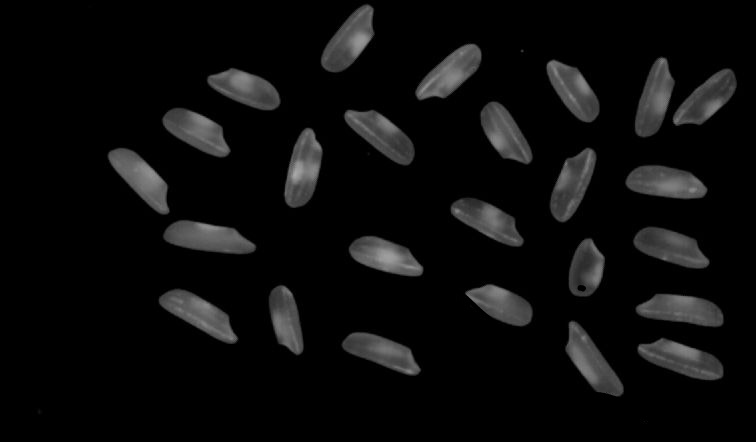
//> input picture 6.1.2连通域分析/source/mili.jpg, 756 x 442 px
$ ./main   (built with g++ and OpenCV 4)
//> lines starting //> are read from the running program, lines starting //| are printed output that depends on the picture; after the words box and inside, x2 and y2 are one past the last pixel; in counts of white or black regions, pixels touching at a corner belong together
#include<opencv4/opencv2/core/core.hpp>
#include<opencv4/opencv2/highgui.hpp>
#include<opencv4/opencv2/opencv.hpp>
using namespace std;
using namespace cv;/*
int main(){
    Mat img = imread("/home/yin/opencv/opencv0000/6.1.2连通域分析/mili.jpg");
    if (img.empty()) {
        return -1;
    }
    //转为二值图像
    Mat rice,riceBW;
    cvtColor(img,rice,COLOR_BGR2GRAY);
    threshold(rice,riceBW,50,255,THRESH_BINARY);
    //生成随机颜色，用于区分不同连通域
    RNG rng(10086);
    Mat out;//存放输出结果的矩阵
    int number = connectedComponents(riceBW,out,8,CV_16U);//统计图像中连通域的个数
    vector <Vec3b> colors;
    for(int i=0;i<number;i++){
        //使用均匀分布的随机数确定颜色
        Vec3b vec3 = Vec3b(rng.uniform(0,256),rng.uniform(0,256),rng.uniform(0,256));
        colors.push_back(vec3);
    }
    //以不同颜色标记不同连通域
    Mat result = Mat::zeros(rice.size(),img.type());
    int w = result.cols;
    int h = result.rows;
    for(int row = 0 ; row < h ; row++ ) {
        for (int col = 0; col < w; col++) {
            int label = out.at<uint16_t>(row,col);
            if (label==0){//背景的黑色不改变
                continue;
            }
            result.at<Vec3b>(row,col) = colors[label];
        }
    }

    //显示结果
    imshow("img",img);
    imshow("result",result);

    waitKey(0);
    return 0;
}
*/

int main(){
    Mat img = imread("/home/yin/opencv/opencv0000/6.1.2连通域分析/mili.jpg");
//> img is the input picture: 442 rows x 756 cols, CV_8UC3; min 0, max 168, mean 12.4
    if (img.empty()) {
        return -1;
    }
    imshow("imgqian",img);
    //转为二值图像
    Mat rice,riceBW;
    cvtColor(img,rice,COLOR_BGR2GRAY);
    threshold(rice,riceBW,50,255,THRESH_BINARY);
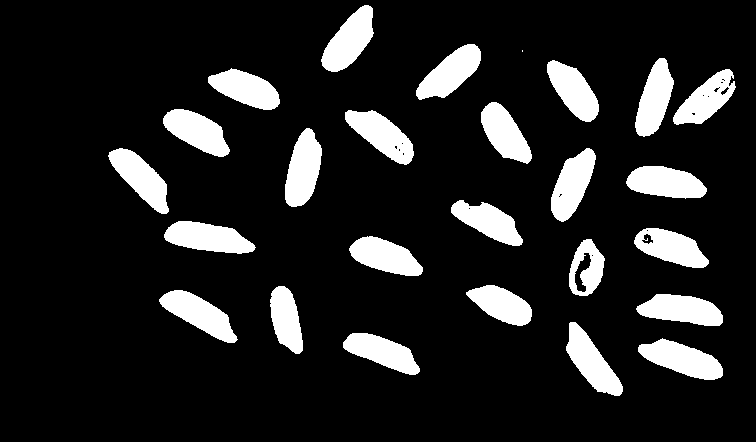
//> riceBW: 442 rows x 756 cols, CV_8UC1; 13.8% white; 26 white regions (1 under 20 px), largest, box (x1, y1, x2, y2) and area: (638, 338, 723, 380) 2020, (164, 221, 256, 254) 2017, (285, 128, 322, 207) 1998
    //生成随机颜色，用于区分不同连通域
    RNG rng(10086);
    Mat out;//存放输出结果的矩阵
    Mat stats,centroids;
    //统计图像中连通域的数目
    int number = connectedComponentsWithStats(riceBW,out,stats,centroids,8,CV_16U);
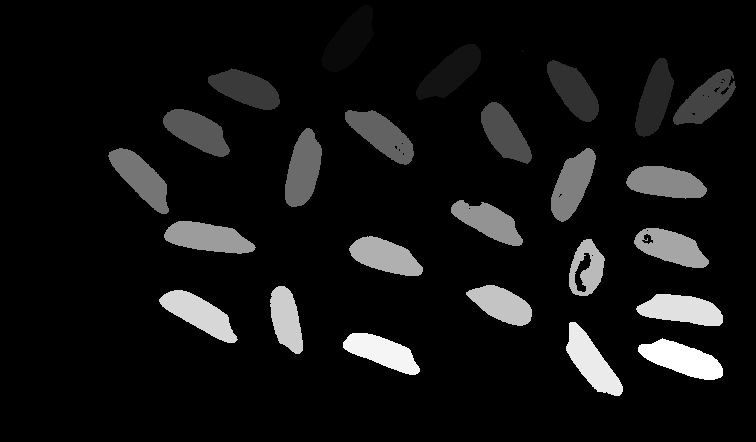
//> out: 442 rows x 756 cols, CV_16UC1; min 0, max 26, mean 1.9; drawn with min black and max white
//> stats = 27 rows, first 6: [0, 0, 756, 442, 288187], [321, 5, 53, 67, 1984], [416, 44, 65, 56, 1922], [522, 50, 1, 2, 2], [635, 58, 39, 79, 1855], [547, 60, 52, 62, 1805]; centroids = 27 pairs, first value 140.5 to 705.7, second value 40.23 to 361.8; number = 27
    vector <Vec3b> colors;
    for(int i=0;i<number;i++){
        //使用均匀分布的随机数确定颜色
        Vec3b vec3 = Vec3b(rng.uniform(0,256),rng.uniform(0,256),rng.uniform(0,256));
        colors.push_back(vec3);
    }
//> this loop made 27 passes
    //以不同颜色标记不同连通域
    Mat result = Mat::zeros(rice.size(),img.type());
    int w = result.cols;
//> w = 756
    int h = result.rows;
//> h = 442
    for ( int i = 0 ; i < number ; i++ ) {

        //中心位置
        int center_x = centroids.at<double>(i,0);
        int center_y = centroids.at<double>(i,1);
        //矩形边框
        int x = stats.at<int> (i,CC_STAT_LEFT);
        int y = stats.at<int> (i,CC_STAT_TOP);
        int w = stats.at<int> (i,CC_STAT_WIDTH);
        int h = stats.at<int> (i,CC_STAT_HEIGHT);
        int area = stats.at<int> (i,CC_STAT_AREA);
        //中心位置绘制
        circle(img,Point(center_x,center_y),2,Scalar(0,255,0),2,8,0);
        //外接矩形
        Rect rect(x,y,w,h);
        rectangle(img,rect,colors[i],1,8,0);
        putText(img, format("%d",i),Point(center_x,center_y),
                FONT_HERSHEY_SIMPLEX,0.5,Scalar(0,0,255),1);
        cout<<"number"<<i<<",area:"<<area<<endl;
    }
//> this loop made 27 passes
//> (center_x, center_y, x, y, w, h, area) on passes 1, 2, 3, 5, 6, 7, 8, 9, 10, 11, 12, 13: (365, 223, 0, 0, 756, 442, 288187), (348, 40, 321, 5, 53, 67, 1984), (450, 72, 416, 44, 65, 56, 1922), (654, 98, 635, 58, 39, 79, 1855), (573, 90, 547, 60, 52, 62, 1805), (245, 88, 208, 68, 72, 42, 1818), (705, 99, 673, 69, 63, 56, 1773), (504, 133, 481, 102, 51, 62, 1797), (196, 131, 163, 109, 67, 48, 1873), (381, 134, 345, 110, 69, 55, 1960), (302, 169, 285, 128, 37, 79, 1998), (140, 177, 108, 148, 61, 66, 1913)
//| number0,area:288187
//| number1,area:1984
//| number2,area:1922
//| number3,area:2
//| number4,area:1855
//| number5,area:1805
//| number6,area:1818
//| number7,area:1773
//> (output is shown up to pass 8 of 27)
//> pass 1, `putText(img, format("%d",i),Point(center_x,center_y), FONT_HERSHEY_SIM..`:
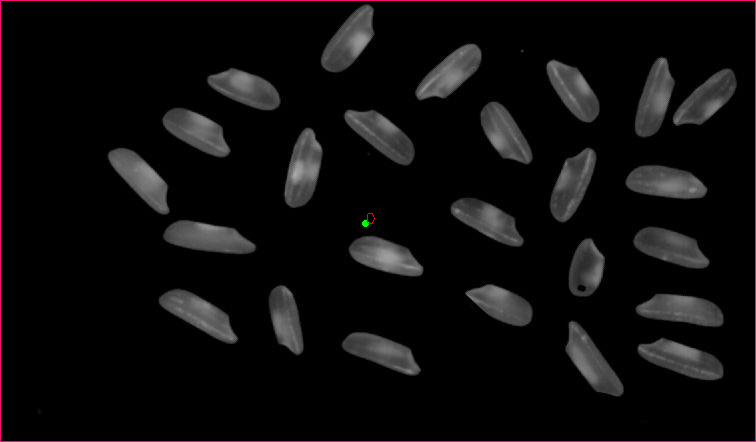
//> img: 442 rows x 756 cols, CV_8UC3; 0.73% of pixels changed, all inside (x1, y1, x2, y2) = (0, 0, 756, 442)
//> pass 2, `putText(img, format("%d",i),Point(center_x,center_y), FONT_HERSHEY_SIM..`:
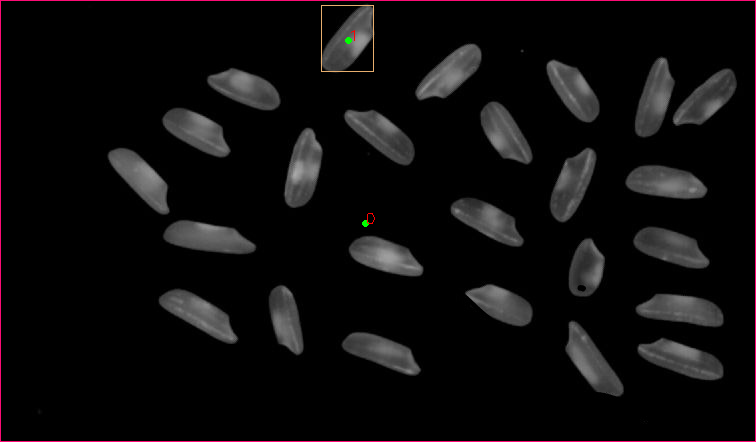
//> img: 442 rows x 756 cols, CV_8UC3; 0.09% of pixels changed, all inside (x1, y1, x2, y2) = (321, 5, 374, 72)
//> pass 3, `putText(img, format("%d",i),Point(center_x,center_y), FONT_HERSHEY_SIM..`:
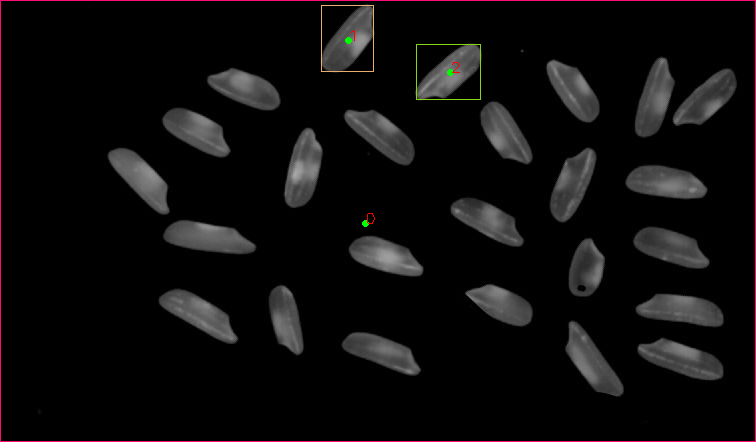
//> img: 442 rows x 756 cols, CV_8UC3; 0.09% of pixels changed, all inside (x1, y1, x2, y2) = (416, 44, 481, 100)
//> after the loop:
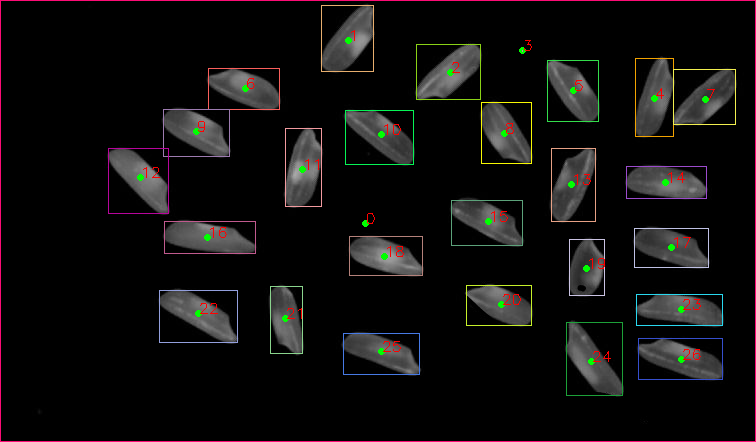
//> img: 442 rows x 756 cols, CV_8UC3; 2.09% of pixels changed, all inside (x1, y1, x2, y2) = (108, 40, 736, 396)

    //显示结果
    imshow("imghou",img);

    waitKey(0);
    return 0;
}
